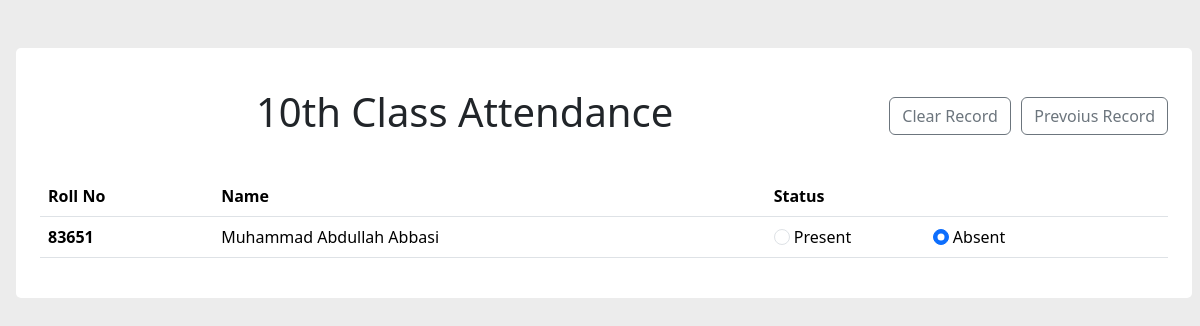
Page /ten_class_attendance on the committed database.
### server.py (models this page shows, shortened)
class Std_Att(db.Model):
    sno = db.Column(db.Integer, primary_key = True)
    name = db.Column(db.String(200), nullable = False)
    classNo = db.Column(db.Integer, nullable = False)
    attend = db.Column(db.String(20), nullable = False)

### server.py (the view)
@app.route("/ten_class_attendance")
def ten_class_attendance():
    allStds = Std_Att.query.filter_by(classNo=10).all()
    allStds = sorted(allStds, key=lambda x: x.sno)
    return render_template('AttendanceManagement/ten_class_attendance.html', allStds = allStds)

### templates/AttendanceManagement/ten_class_attendance.html (shortened to what this page needs)
<!DOCTYPE html>
<html lang="en">
<head>
    <link href="https://cdn.jsdelivr.net/npm/bootstrap@5.3.3/dist/css/bootstrap.min.css" rel="stylesheet">
</head>
<body style="background-color: rgb(236, 236, 236);">
    <div class="my-5 mx-3" style="width: 98%; background-color: white; padding: 2%; border-radius: 5px; align-self: center;">
        <h1 class="my-3" style="text-align: center;"> 10th Class Attendance
          <span style="float: right;">
            <a href="/clear_std_fee" type="button" class="btn btn-outline-secondary">Clear Record</a>
            <a href="/std_prev_record" type="button" class="btn btn-outline-secondary">Prevoius Record</a>
          </span>
        </h1>
        <br>
        <table class="table">
            <thead>
              <tr>
                <th scope="col">Roll No</th>
                <th scope="col">Name</th>
                <th scope="col">Status</th>
              </tr>
            </thead>
            <tbody>
              {% for Std in allStds %}
                <tr>
                  <th scope="row">{{Std.sno}}</th>
                  <td>{{Std.name}}</td>
                  <td>
                    <div style="display: inline; margin-right: 20%; cursor: pointer;" >
                      <input class="form-check-input" type="radio" style="cursor: pointer;" name="att_status{{ Std.sno }}" id="present{{ Std.sno }}" value="Present" {% if Std.attend == 'Present' %} checked {% endif %}>
                      <label class="form-check-label" for="present{{ Std.sno }}" style="cursor: pointer;">
                          Present
                        </label>
                      </div>
                      <div style="display: inline; margin-right: 20%; cursor: pointer;" >
                        <input class="form-check-input" type="radio" style="cursor: pointer;" name="att_status{{ Std.sno }}" id="absent{{ Std.sno }}" value="Absent" {% if Std.attend == 'Absent' %} checked {% endif %}>
                        <label class="form-check-label" for="absent{{ Std.sno }}" style="cursor: pointer;">
                          Absent
                        </label>
                      </div>
                  </td>
              {% endfor %}
            </tbody>
          </table>
    </div>
</body>
</html>

### rows in the picture
Std_Att: sno "83651", name "Muhammad Abdullah Abbasi", attend "☐ Present", attend "☑ Absent"
